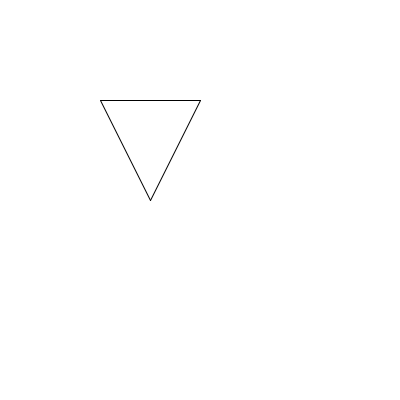
Frame 1 (no input)
Frame 60 (the mouse pressed at the canvas centre just before this capture): identical to frame 1, image omitted
Frame 120 (the mouse held since frame 60 and released just before this capture): identical to frame 1, image omitted

The Processing sketch that drew this single still picture (run headless with seeded random() and noise(); from frame 60 on, the mouse is pressed at the canvas centre):

// Processing sketch: sketch_9_8
// ── sketch_9_8.pde
void setup(){
  size(400,400);  
}

void draw(){
  background(255,255,255);
  drieHoek(100, 100, 200, 100, 150, 200);
}
void drieHoek(int x1, int y1, int x2, int y2, int x3, int y3){
  
   line(x1, y1, x2, y2);
  line(x2, y2, x3, y3);
  line(x3, y3, x1, y1);
}
